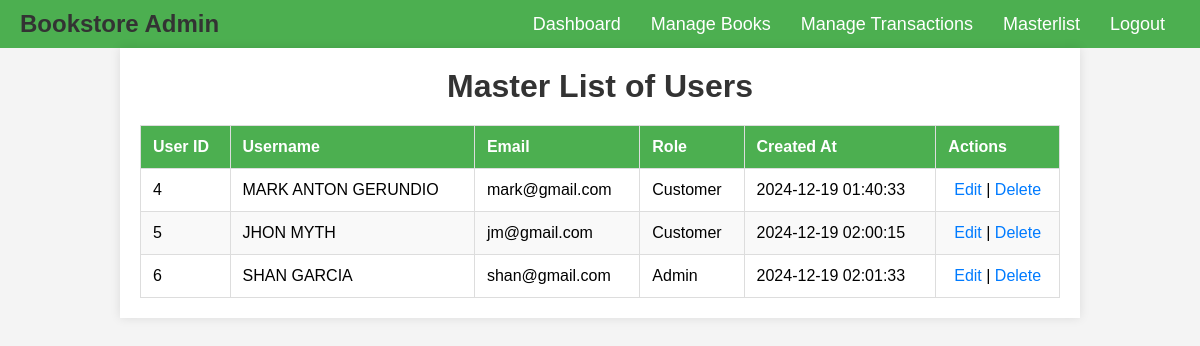
The app's page /masterlist.php (signed in) with its own data.
### tables this page shows
CREATE TABLE `users` (
  `user_id` int(11) NOT NULL,
  `username` varchar(255) NOT NULL,
  `email` varchar(255) NOT NULL,
  `password` varchar(255) NOT NULL,
  `role` enum('Admin','Customer') DEFAULT 'Customer',
  `created_at` timestamp NOT NULL DEFAULT current_timestamp()
);

### masterlist.php (the view, shortened to what this page needs)
<?php
include 'plugin/head.php';
include 'db.php';
$query = "SELECT `user_id`, `username`, `email`, `password`, `role`, `created_at` FROM `users` WHERE 1";
$result = $conn->query($query);
?>
<!DOCTYPE html>
<html lang="en">
<head>
</head>
<body>
    <div class="container">
        <h1>Master List of Users</h1>
        <?php
        if ($result->num_rows > 0) {
        ?>
            <table>
                <thead>
                    <tr>
                        <th>User ID</th>
                        <th>Username</th>
                        <th>Email</th>
                        <th>Role</th>
                        <th>Created At</th>
                        <th>Actions</th>
                    </tr>
                </thead>
                <tbody>
                    <?php
                    while ($row = $result->fetch_assoc()) {
                    ?>
                        <tr>
                            <td><?php echo $row['user_id']; ?></td>
                            <td><?php echo htmlspecialchars($row['username']); ?></td>
                            <td><?php echo htmlspecialchars($row['email']); ?></td>
                            <td><?php echo htmlspecialchars($row['role']); ?></td>
                            <td><?php echo $row['created_at']; ?></td>
                            <td>
                                <a href="manageuser/edit_user.php?id=<?php echo $row['user_id']; ?>">Edit</a> |
                                <a href="manageuser/delete_user.php?id=<?php echo $row['user_id']; ?>" onclick="return confirm('Are you sure you want to delete this user?');">Delete</a>
                            </td>
                        </tr>
                    <?php
                    }
                    ?>
                </tbody>
            </table>
        <?php
        } else {
            echo "<p class='no-data'>No users found.</p>";
        }
        ?>
    </div>
</body>
</html>

### plugin/head.php (style rules this page uses)
* { margin: 0; padding: 0; box-sizing: border-box; }

### masterlist.php (style rules this page uses)
body { font-family: Arial, sans-serif; background-color: #f4f4f4; margin: 0; padding: 0; }
.container { width: 80%; margin: 0 auto; padding: 20px; background-color: #fff; box-shadow: 0 0 10px rgba(0, 0, 0, 0.1); }
h1 { text-align: center; color: #333; margin-bottom: 20px; }
table { width: 100%; border-collapse: collapse; margin-top: 20px; }
table th, table td { padding: 12px; text-align: left; border: 1px solid #ddd; }
table th { background-color: #4CAF50; color: white; }
table tr:nth-child(even) { background-color: #f9f9f9; }
table a { color: #007bff; text-decoration: none; }
table td:last-child { text-align: center; }

### records on screen
users: user_id "4", username "MARK ANTON GERUNDIO", email "mark@gmail.com", role "Customer", created_at "2024-12-19 01:40:33"
users: user_id "5", username "JHON MYTH", email "jm@gmail.com", role "Customer", created_at "2024-12-19 02:00:15"
users: user_id "6", username "SHAN GARCIA", email "shan@gmail.com", role "Admin", created_at "2024-12-19 02:01:33"
